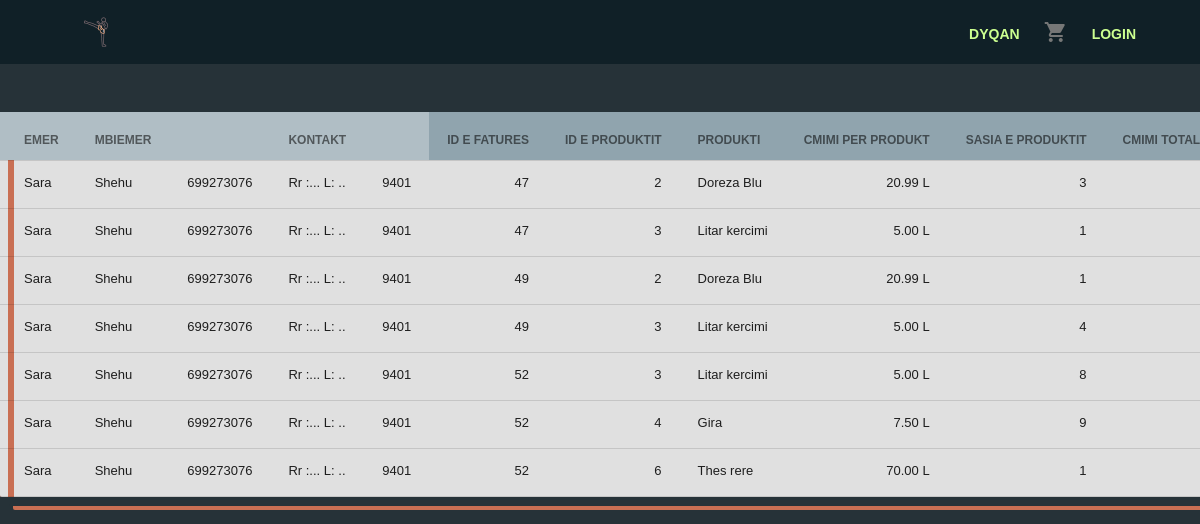
/Kickbox/blerje.php, run on the app's committed database.
### tables this page shows
CREATE TABLE `sportisti` (
  `ID_sportisti` int(11) NOT NULL,
  `Username_sp` varchar(20) NOT NULL,
  `Emer_sp` varchar(50) NOT NULL,
  `Mbiemer_sp` varchar(50) NOT NULL,
  `Email_sp` varchar(50) NOT NULL,
  `Fjalekalim_sp` varchar(255) NOT NULL,
  `Cel_sp` int(20) NOT NULL,
  `Adresa_sp` varchar(50) NOT NULL,
  `Qyteti_sp` varchar(20) NOT NULL,
  `ZipKodi_sp` int(5) NOT NULL,
  `Datelindja_sp` date NOT NULL,
  `Gjinia_sp` varchar(11) NOT NULL,
  `Pesha_sp` double(5,2) DEFAULT NULL,
  `Gjatesia_sp` double(3,2) DEFAULT NULL,
  `Info_sp` varchar(5000) NOT NULL DEFAULT 'Pa informacion'
);

CREATE TABLE `fatura_produkt` (
  `ID_fatura` int(11) NOT NULL,
  `ID_produkte` int(11) NOT NULL,
  `Sasia_produkt` int(11) NOT NULL
);

CREATE TABLE `produkte` (
  `ID_produkte` int(11) NOT NULL,
  `Emri_prod` varchar(50) DEFAULT NULL,
  `Cmimi_prod` double(4,2) DEFAULT NULL,
  `Foto_prod` varchar(255) NOT NULL
);

### Kickbox/blerje.php (the view, shortened to what this page needs)
<!doctype html>
<html lang="en">
<head>
  <link rel="stylesheet" href="material.min.css">
  <link rel="stylesheet" href="styles.css">
</head>
<body>
  <?php include 'header.php';
  ob_flush(); ?>
  <div class="blerje">
    <table class="mdl-data-table" ;>
      <thead>
        <tr>
          <th class="mdl-data-table__cell--non-numeric" style="background-color:#b0bec5">EMER</th>
          <th class="mdl-data-table__cell--non-numeric" style="background-color:#b0bec5">MBIEMER</th>
          <th style="background-color:#b0bec5"></th>
          <th class="mdl-data-table__cell--non-numeric" style="background-color:#b0bec5">KONTAKT</th>
          <th style="background-color:#b0bec5"></th>
          <th class="mdl-data-table__cell--non-numeric">ID E FATURES</th>
          <th class="mdl-data-table__cell--non-numeric">ID E PRODUKTIT</th>
          <th class="mdl-data-table__cell--non-numeric">PRODUKTI</th>
          <th class="mdl-data-table__cell--non-numeric">CMIMI PER PRODUKT</th>
          <th class="mdl-data-table__cell--non-numeric">SASIA E PRODUKTIT</th>
          <th class="mdl-data-table__cell--non-numeric">CMIMI TOTAL I PRODUKTIT</th>
        </tr>
      </thead>
      <tbody>
        <?php $result = mysqli_query($conn, "SELECT * FROM sportisti
           JOIN fatura ON sportisti.ID_sportisti = fatura.ID_sportisti
           JOIN fatura_produkt ON fatura.ID_fatura = fatura_produkt.ID_fatura
           JOIN produkte ON fatura_produkt.ID_produkte = produkte.ID_produkte");
        while ($row = mysqli_fetch_array($result)) { ?>
          <tr>
            <td class="mdl-data-table__cell--non-numeric"><?php echo $row['Emer_sp']; ?></td>
            <td class="mdl-data-table__cell--non-numeric"><?php echo $row['Mbiemer_sp']; ?></td>
            <td class="mdl-data-table__cell--non-numeric"><?php echo $row['Cel_sp']; ?></td>
            <td class="mdl-data-table__cell--non-numeric"><?php echo $row['Adresa_sp']; ?></td>
            <td class="mdl-data-table__cell--non-numeric"><?php echo $row['ZipKodi_sp']; ?></td>
            <td><?php echo $row['ID_fatura']; ?></td>
            <td><?php echo $row['ID_produkte']; ?></td>
            <td class="mdl-data-table__cell--non-numeric"><?php echo $row['Emri_prod']; ?></td>
            <td><?php echo $row['Cmimi_prod']; ?> L</td>
            <td><?php echo $row['Sasia_produkt']; ?></td>
            <td><?php echo $row['Cmimi_prod'] * $row['Sasia_produkt']; ?> Leke</td>
          </tr>
        <?php }
        mysqli_close($conn); ?>
      </tbody>
    </table>
  </div>
</body>
</html>

### Kickbox/styles.css (style rules this page uses)
body { margin: 0; background-color: #37474f; }
.blerje { margin: 4% auto; }
.blerje table { border: none; margin-top: 40px; margin-left: auto; margin-bottom: 40px; margin-right: auto; position: relative; width: 800px; background: #e0e0e0; border-radius: 2px; box-shadow: 9px 9px #263238, 13px 13px #c96f53, 8px 8px #e0e0e0 inset, 14px 14px #c96f53 inset; }
.blerje table thead { background: #90a4ae; }

### Kickbox/blerje.php (style rules this page uses)
body { margin: 0; padding: 0; background: #263238; font-size: 16px; font-weight: 300; }

### data on the page
sportisti: Emer_sp "Sara", Mbiemer_sp "Shehu", Cel_sp "699273076", Adresa_sp "Rr :... L: ..", ZipKodi_sp "9401", fatura_produkt.ID_fatura "47", produkte.ID_produkte "2", produkte.Emri_prod "Doreza Blu", produkte.Cmimi_prod "20.99", fatura_produkt.Sasia_produkt "3", produkte.ID_produkte "3", produkte.Emri_prod "Litar kercimi", produkte.Cmimi_prod "5.00", fatura_produkt.Sasia_produkt "1", fatura_produkt.ID_fatura "49", fatura_produkt.Sasia_produkt "4", fatura_produkt.ID_fatura "52", fatura_produkt.Sasia_produkt "8", produkte.ID_produkte "4", produkte.Emri_prod "Gira", produkte.Cmimi_prod "7.50", fatura_produkt.Sasia_produkt "9", produkte.ID_produkte "6", produkte.Emri_prod "Thes rere", produkte.Cmimi_prod "70.00"
